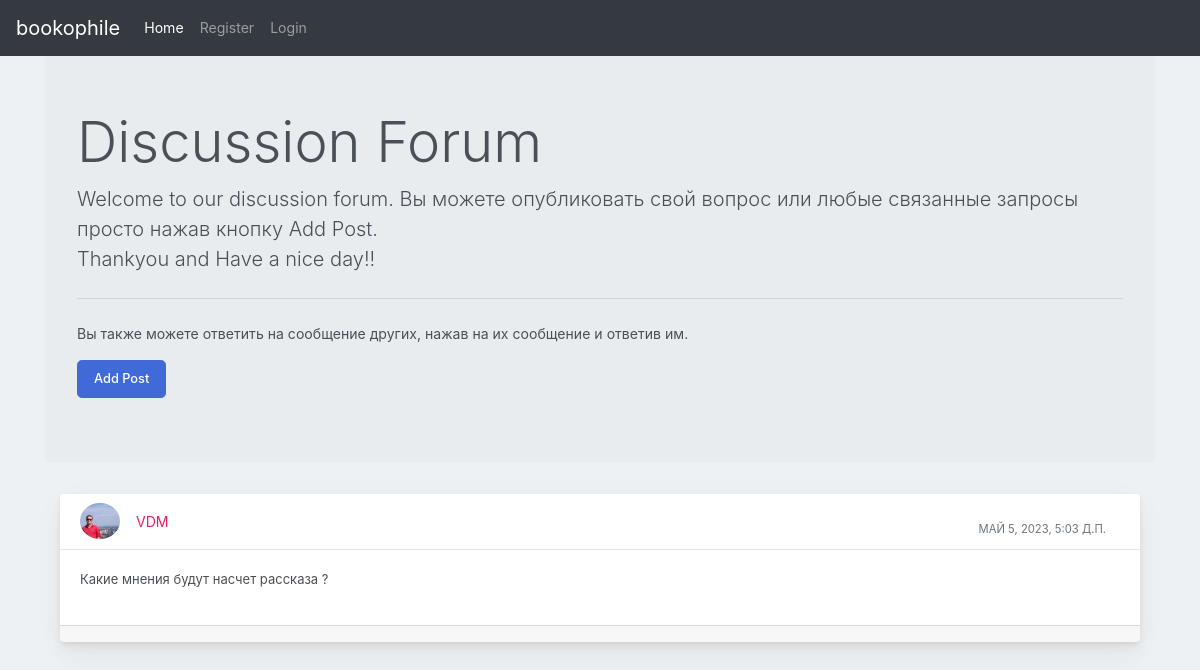
The app's page /forum/ with its own data.
### books/models.py (models this page shows)
class Post(models.Model):
    user1 = models.ForeignKey(User, on_delete=models.CASCADE, default=1)
    post_id = models.AutoField
    post_content = models.CharField(max_length=5000)
    timestamp= models.DateTimeField(default=now)
    image = models.ImageField(upload_to="images",default="")

### books/views.py (the view, shortened to what this page needs)
# urls.py: path("forum/",forum, name="Forum"),
def forum(request):
    profile = Profile.objects.all()
    posts = Post.objects.filter().order_by('-timestamp')
    return render(request, "books/forum.html", {'posts':posts})

### books/templates/books/forum.html (shortened to what this page needs)
{% extends 'basic.html' %}
{% block homeactive %} active {% endblock homeactive %}
{% block body %}
{% load static %}
<div class="container my-4">
<div class="jumbotron">
    <h1 class="display-4">Discussion Forum</h1>
    <p class="lead">Welcome to our discussion forum. Вы можете опубликовать свой вопрос или любые связанные запросы просто нажав кнопку Add Post. <br> Thankyou and Have a nice day!!</p>
    <hr class="my-4">
    <p>Вы также можете ответить на сообщение других, нажав на их сообщение и ответив им.</p>
      <button class="btn btn-primary btn-lg" data-target="#questions" data-toggle="modal" role="button">Add Post</button>
    </div>
    {% for post in posts %}
    <div class="container-fluid mt-10">
      <div class="row">
          <div class="col-md-12">
              <div class="card mb-4">
                  <div class="card-header">
                      <div class="media flex-wrap w-100 align-items-center"> <img src="/media/{{post.image}}"
                              class="d-block ui-w-40 rounded-circle" alt="">
                          <div class="media-body ml-3"> <a href="/discussion/{{post.id}}" data-abc="true">{{post.user1}}</a>
                          </div>
                          <div class="text-muted small ml-3">
                            <div class="px-4 pt-3">{{post.timestamp}} </div>
                          </div>
                      </div>
                  </div>
                  <div class="card-body">
                      <p>{{post.post_content}}</p>
                  </div>
                  <div class="card-footer d-flex flex-wrap justify-content-between align-items-center px-0 pt-0 pb-3">
                  </div>
              </div>
          </div>
      </div>
  </div>
  {% endfor %}
</div>
    {% endblock %}

### records on screen
Post: image (picture), user1 "VDM", timestamp "МАЙ 5, 2023, 5:03 Д.П.", post_content "Какие мнения будут насчет рассказа ?"
